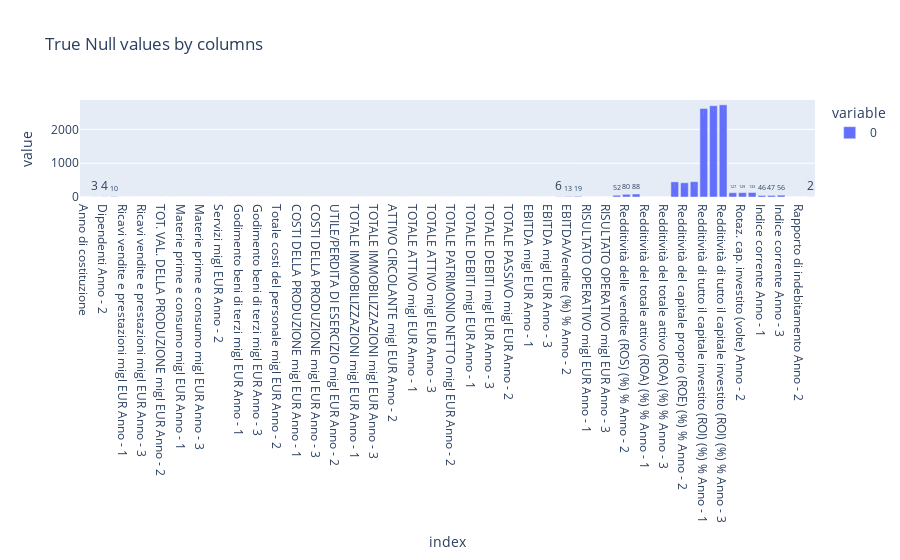

Write notebook code for a chart like this one.
### Markdown cell above
### First have another look of true nan by columns

### Code cell
px.bar(df.isna().sum(),text_auto=True, title="True Null values by columns")

### Figure 1 — Plotly figure (JSON) as saved in the notebook; plotly's stock layout.template omitted (floating-point values rounded to 4 significant figures)
{"data": [{"alignmentgroup": "True", "hovertemplate": "variable=0<br>index=%{x}<br>value=%{y}<extra></extra>", "legendgroup": "0", "marker": {"color": "#636efa", "pattern": {"shape": ""}}, "name": "0", "offsetgroup": "0", "orientation": "v", "showlegend": true, "textposition": "auto", "texttemplate": "%{y}", "type": "bar", "x": ["Anno di costituzione", "Dipendenti\nAnno - 1", "Dipendenti\nAnno - 2", "Dipendenti\nAnno - 3", "Ricavi vendite e prestazioni\nmigl EUR\nAnno - 1", "Ricavi vendite e prestazioni\nmigl EUR\nAnno - 2", "Ricavi vendite e prestazioni\nmigl EUR\nAnno - 3", "TOT. VAL. DELLA PRODUZIONE\nmigl EUR\nAnno - 1", "TOT. VAL. DELLA PRODUZIONE\nmigl EUR\nAnno - 2", "TOT. VAL. DELLA PRODUZIONE\nmigl EUR\nAnno - 3", "Materie prime e consumo\nmigl EUR\nAnno - 1", "Materie prime e consumo\nmigl EUR\nAnno - 2", "Materie prime e consumo\nmigl EUR\nAnno - 3", "Servizi\nmigl EUR\nAnno - 1", "Servizi\nmigl EUR\nAnno - 2", "Servizi\nmigl EUR\nAnno - 3", "Godimento beni di terzi\nmigl EUR\nAnno - 1", "Godimento beni di terzi\nmigl EUR\nAnno - 2", "Godimento beni di terzi\nmigl EUR\nAnno - 3", "Totale costi del personale\nmigl EUR\nAnno - 1", "Totale costi del personale\nmigl EUR\nAnno - 2", "Totale costi del personale\nmigl EUR\nAnno - 3", "COSTI DELLA PRODUZIONE\nmigl EUR\nAnno - 1", "COSTI DELLA PRODUZIONE\nmigl EUR\nAnno - 2", "COSTI DELLA PRODUZIONE\nmigl EUR\nAnno - 3", "UTILE/PERDITA DI ESERCIZIO\nmigl EUR\nAnno - 1", "UTILE/PERDITA DI ESERCIZIO\nmigl EUR\nAnno - 2", "UTILE/PERDITA DI ESERCIZIO\nmigl EUR\nAnno - 3", "TOTALE IMMOBILIZZAZIONI\nmigl EUR\nAnno - 1", "TOTALE IMMOBILIZZAZIONI\nmigl EUR\nAnno - 2", "TOTALE IMMOBILIZZAZIONI\nmigl EUR\nAnno - 3", "ATTIVO CIRCOLANTE\nmigl EUR\nAnno - 1", "ATTIVO CIRCOLANTE\nmigl EUR\nAnno - 2", "ATTIVO CIRCOLANTE\nmigl EUR\nAnno - 3", "TOTALE ATTIVO\nmigl EUR\nAnno - 1", "TOTALE ATTIVO\nmigl EUR\nAnno - 2", "TOTALE ATTIVO\nmigl EUR\nAnno - 3", "TOTALE PATRIMONIO NETTO\nmigl EUR\nAnno - 1", "TOTALE PATRIMONIO NETTO\nmigl EUR\nAnno - 2", "TOTALE PATRIMONIO NETTO\nmigl EUR\nAnno - 3", "TOTALE DEBITI\nmigl EUR\nAnno - 1", "TOTALE DEBITI\nmigl EUR\nAnno - 2", "TOTALE DEBITI\nmigl EUR\nAnno - 3", "TOTALE PASSIVO\nmigl EUR\nAnno - 1", "TOTALE PASSIVO\nmigl EUR\nAnno - 2", "TOTALE PASSIVO\nmigl EUR\nAnno - 3", "EBITDA\nmigl EUR\nAnno - 1", "EBITDA\nmigl EUR\nAnno - 2", "EBITDA\nmigl EUR\nAnno - 3", "EBITDA/Vendite (%)\n%\nAnno - 1", "EBITDA/Vendite (%)\n%\nAnno - 2", "EBITDA/Vendite (%)\n%\nAnno - 3", "RISULTATO OPERATIVO\nmigl EUR\nAnno - 1", "RISULTATO OPERATIVO\nmigl EUR\nAnno - 2", "RISULTATO OPERATIVO\nmigl EUR\nAnno - 3", "Redditività delle vendite (ROS) (%)\n%\nAnno - 1", "Redditività delle vendite (ROS) (%)\n%\nAnno - 2", "Redditività delle vendite (ROS) (%)\n%\nAnno - 3", "Redditività del totale attivo (ROA) (%)\n%\nAnno - 1", "Redditività del totale attivo (ROA) (%)\n%\nAnno - 2", "Redditività del totale attivo (ROA) (%)\n%\nAnno - 3", "Redditività del capitale proprio (ROE) (%)\n%\nAnno - 1", "Redditività del capitale proprio (ROE) (%)\n%\nAnno - 2", "Redditività del capitale proprio (ROE) (%)\n%\nAnno - 3", "Redditività di tutto il capitale investito (ROI) (%)\n%\nAnno - 1", "Redditività di tutto il capitale investito (ROI) (%)\n%\nAnno - 2", "Redditività di tutto il capitale investito (ROI) (%)\n%\nAnno - 3", "Rotaz. cap. investito (volte)\nAnno - 1", "Rotaz. cap. investito (volte)\nAnno - 2", "Rotaz. cap. investito (volte)\nAnno - 3", "Indice corrente\nAnno - 1", "Indice corrente\nAnno - 2", "Indice corrente\nAnno - 3", "Rapporto di indebitamento\nAnno - 1", "Rapporto di indebitamento\nAnno - 2", "Rapporto di indebitamento\nAnno - 3"], "xaxis": "x", "y": [0, 3, 4, 10, 0, 0, 0, 0, 0, 0, 0, 0, 0, 0, 0, 0, 0, 0, 0, 0, 0, 0, 0, 0, 0, 0, 0, 0, 0, 0, 0, 0, 0, 0, 0, 0, 0, 0, 0, 0, 0, 0, 0, 0, 0, 0, 0, 0, 0, 6, 13, 19, 0, 0, 0, 52, 80, 88, 0, 0, 0, 448, 421, 453, 2617, 2700, 2727, 127, 129, 133, 46, 47, 56, 0, 0, 2], "yaxis": "y"}], "layout": {"barmode": "relative", "legend": {"title": {"text": "variable"}, "tracegroupgap": 0}, "title": {"text": "True Null values by columns"}, "xaxis": {"anchor": "y", "domain": [0, 1], "title": {"text": "index"}}, "yaxis": {"anchor": "x", "domain": [0, 1], "title": {"text": "value"}}}}
